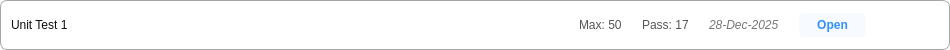
<?xml version="1.0" encoding="UTF-8"?>
<ui version="4.0">
 <class>test_card</class>
 <widget class="QFrame" name="test_card">
  <property name="geometry">
   <rect>
    <x>0</x>
    <y>0</y>
    <width>950</width>
    <height>50</height>
   </rect>
  </property>
  <property name="minimumSize">
   <size>
    <width>0</width>
    <height>50</height>
   </size>
  </property>
  <property name="maximumSize">
   <size>
    <width>16777215</width>
    <height>55</height>
   </size>
  </property>
  <property name="styleSheet">
   <string notr="true">#test_card{
    background-color: rgb(255, 255, 255);
    border-radius: 7px;
    border: 1px solid rgb(166, 166, 166);
}
QLabel {
    color: rgb(30, 30, 30);
    border: none;
	background-color: transparent;
}</string>
  </property>
  <layout class="QHBoxLayout" name="horizontalLayout">
   <property name="spacing">
    <number>20</number>
   </property>
   <property name="leftMargin">
    <number>10</number>
   </property>
   <property name="topMargin">
    <number>5</number>
   </property>
   <property name="rightMargin">
    <number>20</number>
   </property>
   <property name="bottomMargin">
    <number>5</number>
   </property>
   <item>
    <widget class="QLabel" name="test_name">
     <property name="styleSheet">
      <string notr="true">font: 600 12pt &quot;Segoe UI&quot;; color: rgb(15, 15, 15);</string>
     </property>
     <property name="text">
      <string>Unit Test 1</string>
     </property>
    </widget>
   </item>
   <item>
    <spacer name="horizontalSpacer">
     <property name="orientation">
      <enum>Qt::Orientation::Horizontal</enum>
     </property>
     <property name="sizeHint" stdset="0">
      <size>
       <width>40</width>
       <height>20</height>
      </size>
     </property>
    </spacer>
   </item>
   <item>
    <widget class="QLabel" name="label_max">
     <property name="styleSheet">
      <string notr="true">font: 10pt &quot;Segoe UI&quot;; color: #555;</string>
     </property>
     <property name="text">
      <string>Max: 50</string>
     </property>
    </widget>
   </item>
   <item>
    <widget class="QLabel" name="label_pass">
     <property name="styleSheet">
      <string notr="true">font: 10pt &quot;Segoe UI&quot;; color: #555;</string>
     </property>
     <property name="text">
      <string>Pass: 17</string>
     </property>
    </widget>
   </item>
   <item>
    <widget class="QLabel" name="test_date">
     <property name="styleSheet">
      <string notr="true">font: 10pt &quot;Segoe UI&quot;; color: #777; font-style: italic;</string>
     </property>
     <property name="text">
      <string>28-Dec-2025</string>
     </property>
    </widget>
   </item>
   <item>
    <widget class="QPushButton" name="btn_open">
     <property name="sizePolicy">
      <sizepolicy hsizetype="Preferred" vsizetype="Fixed">
       <horstretch>0</horstretch>
       <verstretch>0</verstretch>
      </sizepolicy>
     </property>
     <property name="cursor">
      <cursorShape>PointingHandCursor</cursorShape>
     </property>
     <property name="styleSheet">
      <string notr="true">#btn_open{background-color: rgba(51, 143, 255,10); color: #338fff; border: none; padding: 5px 18px; border-radius: 4px; font-weight: bold; font-family: &quot;Segoe UI&quot;;}
#btn_open:hover{background-color: rgba(51, 143, 255,20); }</string>
     </property>
     <property name="text">
      <string>Open</string>
     </property>
    </widget>
   </item>
   <item>
    <widget class="QPushButton" name="btn_delete">
     <property name="cursor">
      <cursorShape>PointingHandCursor</cursorShape>
     </property>
     <property name="styleSheet">
      <string notr="true">color: #D32F2F; background: transparent; font-size: 16px; border: none;</string>
     </property>
     <property name="text">
      <string/>
     </property>
     <property name="icon">
      <iconset>
       <normaloff>icons/delete.png</normaloff>icons/delete.png</iconset>
     </property>
     <property name="iconSize">
      <size>
       <width>20</width>
       <height>20</height>
      </size>
     </property>
    </widget>
   </item>
  </layout>
 </widget>
 <resources/>
 <connections/>
</ui>
